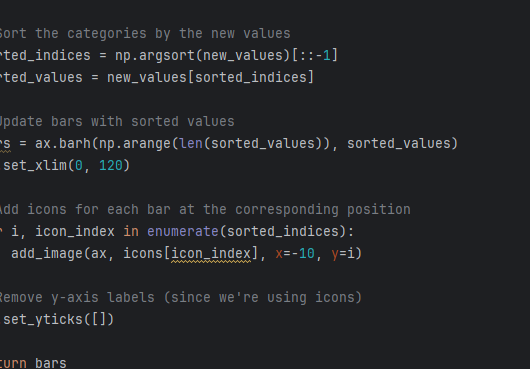
#> input picture tools/img.png, 530 x 369 px
$ python aniv2.py
#> lines starting #> are read from the running program, lines starting #| are printed output that depends on the picture; after the words box and inside, x2 and y2 are one past the last pixel; in counts of white or black regions, pixels touching at a corner belong together
import numpy as np
import matplotlib.pyplot as plt
import matplotlib.animation as animation
from matplotlib.offsetbox import OffsetImage, AnnotationBbox
from PIL import Image, ImageDraw
import moviepy.editor as mpy
import os


# Function to make an image round
def make_round(image):
    # Create a mask for the circular area
    mask = Image.new('L', image.size, 0)
    draw = ImageDraw.Draw(mask)
    draw.ellipse((0, 0, image.size[0], image.size[1]), fill=255)

    # Apply the mask to the image
    image.putalpha(mask)
    return image


# Load images for each category
icon_paths = ['img.png', 'img.png', 'img.png', 'img.png', 'img.png']
icons = [Image.open(icon_path).resize((50, 50)) for icon_path in icon_paths]
#> icons = 5 items
icons = [make_round(icon) for icon in icons]  # Apply round mask
#> in make_round, `mask = Image.new('L', image.size, 0)`: mask: PIL image 50x50 L; every value is 0
#> in make_round, `image.putalpha(mask)`:
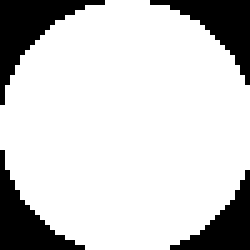
#> mask: PIL image 50x50 L (shown 5 times larger); 80.3% white; 4 black regions, box (x1, y1, x2, y2) and area: (0, 0, 21, 21) 144, (30, 0, 50, 17) 123, (0, 30, 17, 50) 123, (34, 34, 50, 50) 103
#> in make_round, `image.putalpha(mask)`:
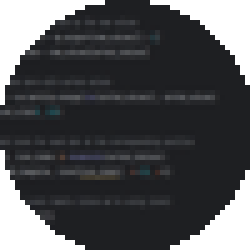
#> image: PIL image 50x50 RGBA (shown 5 times larger); mean R, G, B, A 35.4, 36.5, 39.6, 204.7; transparent parts drawn white


# Function to generate random colors
def generate_colors(num_colors):
    np.random.seed(0)  # For reproducibility
    return np.random.rand(num_colors, 3)  # Generate random RGB colors


# Initial categories and random values
categories = ['A', 'B', 'C', 'D', 'E']
values = np.random.rand(len(categories)) * 100
colors = generate_colors(len(categories))  # Generate colors for each category

# Create a figure and axis
fig, ax = plt.subplots()

# Set the limits
ax.set_xlim(0, 120)


# Function to add an image at a specific position
def add_image(ax, img, x, y):
    imagebox = OffsetImage(img, zoom=0.5, resample=Image.BOX)
    ab = AnnotationBbox(imagebox, (x, y), frameon=False, xycoords='data', boxcoords="offset points", pad=0.5)
    ax.add_artist(ab)


# Update function for animation
def update(frame):
    ax.clear()  # Clear the axis to update the positions
    new_values = np.random.rand(len(categories)) * 100  # Generate new random values

    # Sort the categories by the new values
    sorted_indices = np.argsort(new_values)[::-1]
    sorted_values = new_values[sorted_indices]
    sorted_colors = colors[sorted_indices]  # Sort colors to match sorted values

    # Update bars with sorted values
    bars = ax.barh(np.arange(len(sorted_values)), sorted_values, color=sorted_colors)
    ax.set_xlim(0, 120)

    # Add icons for each bar at the corresponding position
    for i, icon_index in enumerate(sorted_indices):
        bar_width = sorted_values[i]
        # Adjust the position of the icon to be in line with the bar
        add_image(ax, icons[icon_index], x=bar_width - 20, y=i)

    # Remove y-axis labels (since we're using icons)
    ax.set_yticks([])
    ax.set_yticklabels([])

    return bars


# Create an animation object
ani = animation.FuncAnimation(fig, update, frames=50, interval=500, blit=False)

# Save the animation as a series of frames
frame_files = []
for i in range(50):
    update(i)
    frame_file = f"frame_{i:03d}.png"
    plt.savefig(frame_file)
    frame_files.append(frame_file)
#> this loop made 50 passes
#> pass 1, `plt.savefig(frame_file)`:
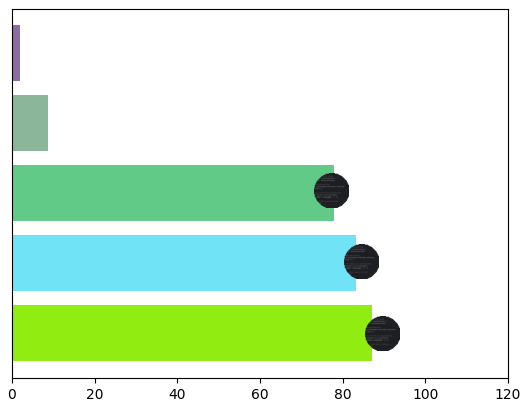
#> figure drawn by matplotlib, 1 panel
#> pass 2, `plt.savefig(frame_file)`:
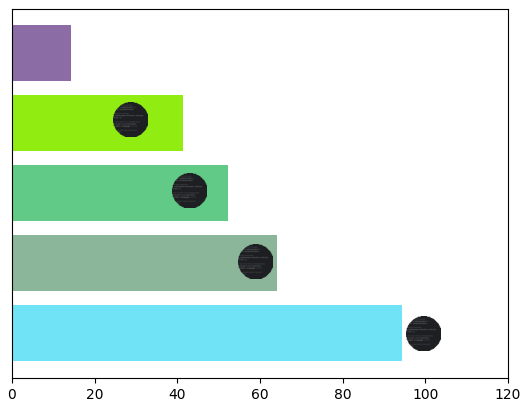
#> figure drawn by matplotlib, 1 panel

# Create a video from the frames using moviepy
#> (the run stopped early here; a loop or call above may not have finished)
